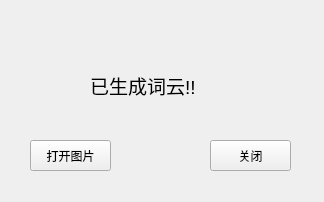
<?xml version="1.0" encoding="UTF-8"?>
<ui version="4.0">
 <class>MainWindow</class>
 <widget class="QMainWindow" name="MainWindow">
  <property name="geometry">
   <rect>
    <x>0</x>
    <y>0</y>
    <width>324</width>
    <height>202</height>
   </rect>
  </property>
  <property name="windowTitle">
   <string>MainWindow</string>
  </property>
  <widget class="QWidget" name="centralwidget">
   <widget class="QPushButton" name="pushButton">
    <property name="geometry">
     <rect>
      <x>30</x>
      <y>140</y>
      <width>81</width>
      <height>31</height>
     </rect>
    </property>
    <property name="text">
     <string>打开图片</string>
    </property>
   </widget>
   <widget class="QPushButton" name="pushButton_2">
    <property name="geometry">
     <rect>
      <x>210</x>
      <y>140</y>
      <width>81</width>
      <height>31</height>
     </rect>
    </property>
    <property name="text">
     <string>关闭</string>
    </property>
   </widget>
   <widget class="QLabel" name="label">
    <property name="geometry">
     <rect>
      <x>90</x>
      <y>70</y>
      <width>141</width>
      <height>31</height>
     </rect>
    </property>
    <property name="text">
     <string>&lt;html&gt;&lt;head/&gt;&lt;body&gt;&lt;p&gt;&lt;span style=&quot; font-size:14pt;&quot;&gt;已生成词云!!&lt;/span&gt;&lt;/p&gt;&lt;/body&gt;&lt;/html&gt;</string>
    </property>
   </widget>
  </widget>
 </widget>
 <resources/>
 <connections/>
</ui>
